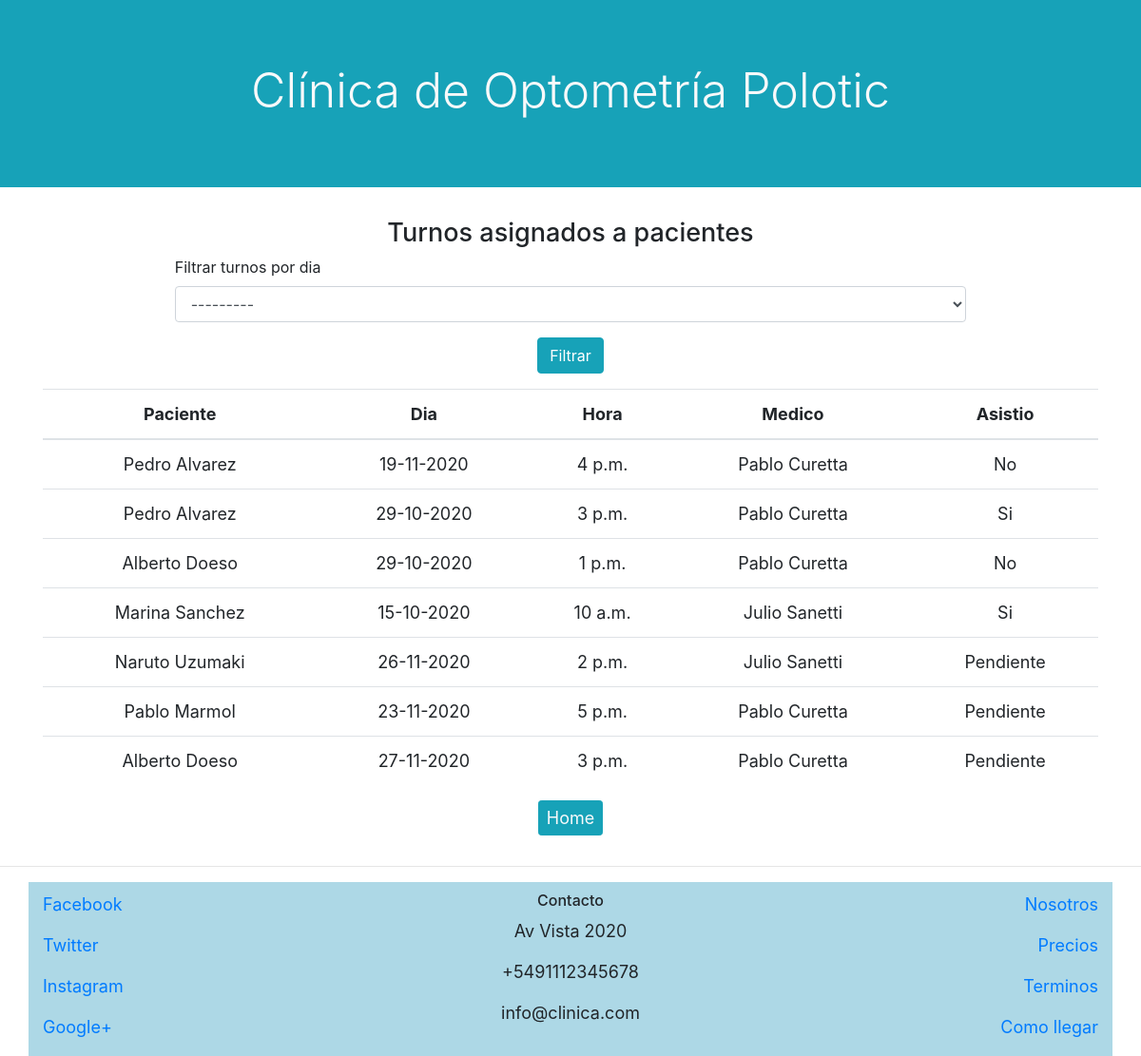
/turnos (signed in), run on an earlier commit of the app's database.
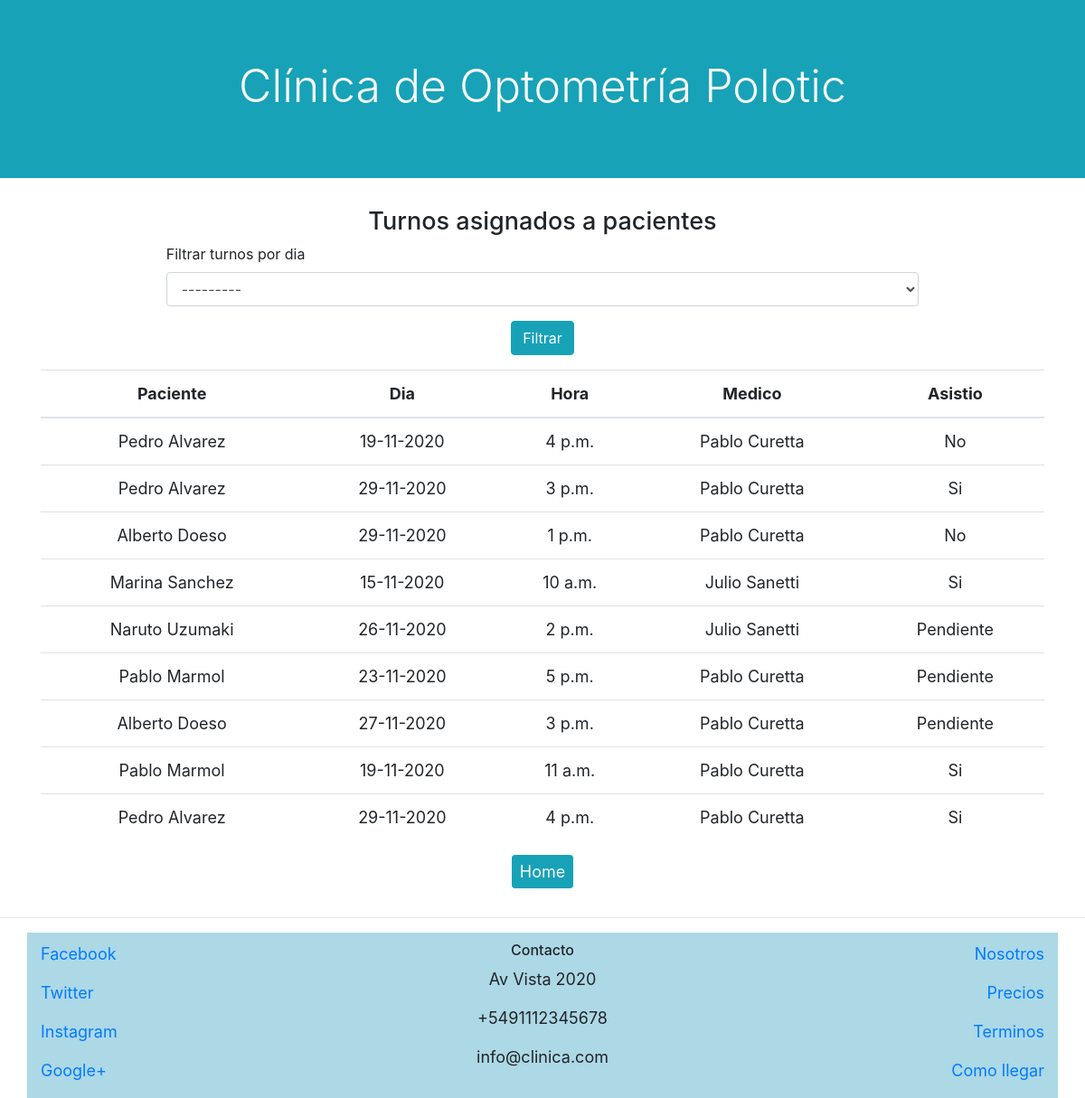
And on a later commit of the database.
### clinica/models.py (models this page shows)
class Turno(models.Model):
    paciente = models.ForeignKey(Paciente, on_delete=models.RESTRICT, related_name="paciente_turno")
    medico =  models.ForeignKey(Medico, on_delete=models.RESTRICT, related_name="medico_turno")
    dia = models.DateField()
    hora = models.TimeField()
    asistio = models.ForeignKey(AsistenciaTurno, on_delete=models.RESTRICT, related_name="asistencia_turno", default = "1")
    def __str__(self):
        return f"{self.dia}"

class Paciente(models.Model):
    nombre = models.CharField(max_length=64)
    apellido = models.CharField(max_length=64)
    medico = models.ForeignKey(Medico, on_delete=models.RESTRICT, related_name="medico_asignado")
    def __str__(self):
        return f"{self.nombre} {self.apellido}"

class Medico(models.Model):
    username = models.CharField(max_length=64)
    nombre = models.CharField(max_length=64)
    apellido = models.CharField(max_length=64)
    especialidad = models.CharField(max_length=64)
    def __str__(self):
        return f"{self.nombre} {self.apellido}"

class AsistenciaTurno(models.Model):
    nombre = models.CharField(max_length=64)
    def __str__(self):
        return f"{self.nombre}"

### clinica/views.py (the view, shortened to what this page needs)
# urls.py: path("turnos", views.turnos, name = "turnos"),
def turnos(request):
    fecha =""
    if request.method == "POST":
        form = FormFiltroFecha(request.POST)
        if form.is_valid():
            dia = form.cleaned_data["filtrar_turnos_por_dia"]
            fecha = dia.dia
    if request.user.is_secretaria:
        if fecha:
            turnos = Turno.objects.filter(dia=fecha)
        else:
            turnos = Turno.objects.all()
    return render(request,"clinica/turnos.html", {
        "titulo": "Turnos asignados a pacientes",
        "turnos": turnos,
        "form": FormFiltroFecha}
        )

### clinica/templates/clinica/turnos.html (shortened to what this page needs)
{% extends "clinica/layout.html" %}
{% block body %}
<div class="container d-flex flex-column align-items-center">
<h4>{{titulo}}</h4>
<form  class = "w-75 form-group " method="post">
    {% for field in form %}
    <div>
      <label for="{{ field.name }}">{{ field.label }}</label>
      {{ field }}
    </div>
    {% endfor %}
    <div class="d-flex align-items-center">
    <input class="btn btn-info mt-3 mx-auto" value = "Filtrar" type="submit">
    </div>
</form>
<div class="table-responsive">
  <table class="table" id ="tabla">
    <thead>
    <tr>
      <th  class="text-center" scope="col">Paciente</th>
      <th class="text-center" scope="col">Dia</th>
      <th class="text-center" scope="col">Hora</th>
      <th class="text-center" scope="col">Medico</th>
      <th class="text-center" scope="col">Asistio</th>
    </tr>
  </thead>
  <tbody>
{% for turno in turnos %}
<tr>
      <td class="text-center">{{turno.paciente}}</td> <td class="text-center">{{turno.dia}}</td> <td class="text-center">{{turno.hora}}</td> <td class="text-center">{{turno.medico}}</td> <td class="text-center">{{turno.asistio}}</td>
</tr>
{% endfor %}
  </table>
</div>
<div class="d-flex align-items-center">
<a class="btn btn-info text-light btn-sm mb-3 mx-auto" href="{% url 'usuarios:index' %}">Home</a>
</div>
</div>
{% endblock %}

### clinica/templates/clinica/layout.html (shortened to what this page needs)
{% load static %}
<!DOCTYPE html>
<html lang="en">
<head>
{% load bootstrap4 %}
{% bootstrap_css %}
<link rel="stylesheet" href="{% static 'css/style.css' %}">
</head>
<body>
<div class="jumbotron jumbotron-fluid bg-info d-flex">
<h1 class="display-4 text-light mx-auto">Clínica de Optometría Polotic</h1>
</div>
{% block body %}
{% endblock %}
<hr>
<footer class="sticky-bottom container container-fluid">
    <div class="row">
        <div class="col-4 col-sm">
            <div class="d-flex flex-column">
                <p><a href="https://www.facebook.com">Facebook</a></p>
                <p><a href="https://www.twitter.com">Twitter</a></p>
                <p><a href="https://www.instagram.com">Instagram</a></p>
                <p><a href="https://www.google.com">Google+</a></p>
            </div>
        </div>
        <div class="col-4 col-sm">
            <address  class="d-flex flex-column align-items-center text-center">
            <h6>Contacto</h6>
            <p>Av Vista 2020</p>
            <p>+5491112345678</p>
            <p>info@clinica.com</p>
            </address>
        </div>
        <div class="col-4 col-sm">
            <div class="d-flex flex-column align-items-end">
                <p><a href="#">Nosotros</a></p>
                <p><a href="#">Precios</a></p>
                <p><a href="#">Terminos</a></p>
                <p><a href="#">Como llegar</a></p>
            </div>
        </div>
    </div>
</footer>
</body>
</html>

### clinica/static/css/style.css (style rules this page uses)
footer { padding: 10px 10px 0 10px; background-color: lightblue; margin-bottom: 0px; margin-top: 10px; font-size: 10px !important; }
@media screen and (min-width: 770px) { a, p, li, td, th { font-size: 18px !important } }
@media screen and (min-width: 770px) { h4 { font-size: 27px !important; } }
@media screen and (min-width: 770px) { h1 { margin-top: 1px !important; font-size: 50px !important; } }

What changed in the data, as far as the page shows it:
changed Turno (number 2 of 9 on the later page): dia "29-10-2020" → "29-11-2020"
changed Turno (number 3 of 9 on the later page): dia "29-10-2020" → "29-11-2020"
changed Turno "Marina Sanchez": dia "15-10-2020" → "15-11-2020"
added Turno: paciente "Pablo Marmol", dia "19-11-2020", hora "11 a.m.", medico "Pablo Curetta", asistio "Si"
added Turno: paciente "Pedro Alvarez", dia "29-11-2020", hora "4 p.m.", medico "Pablo Curetta", asistio "Si"
